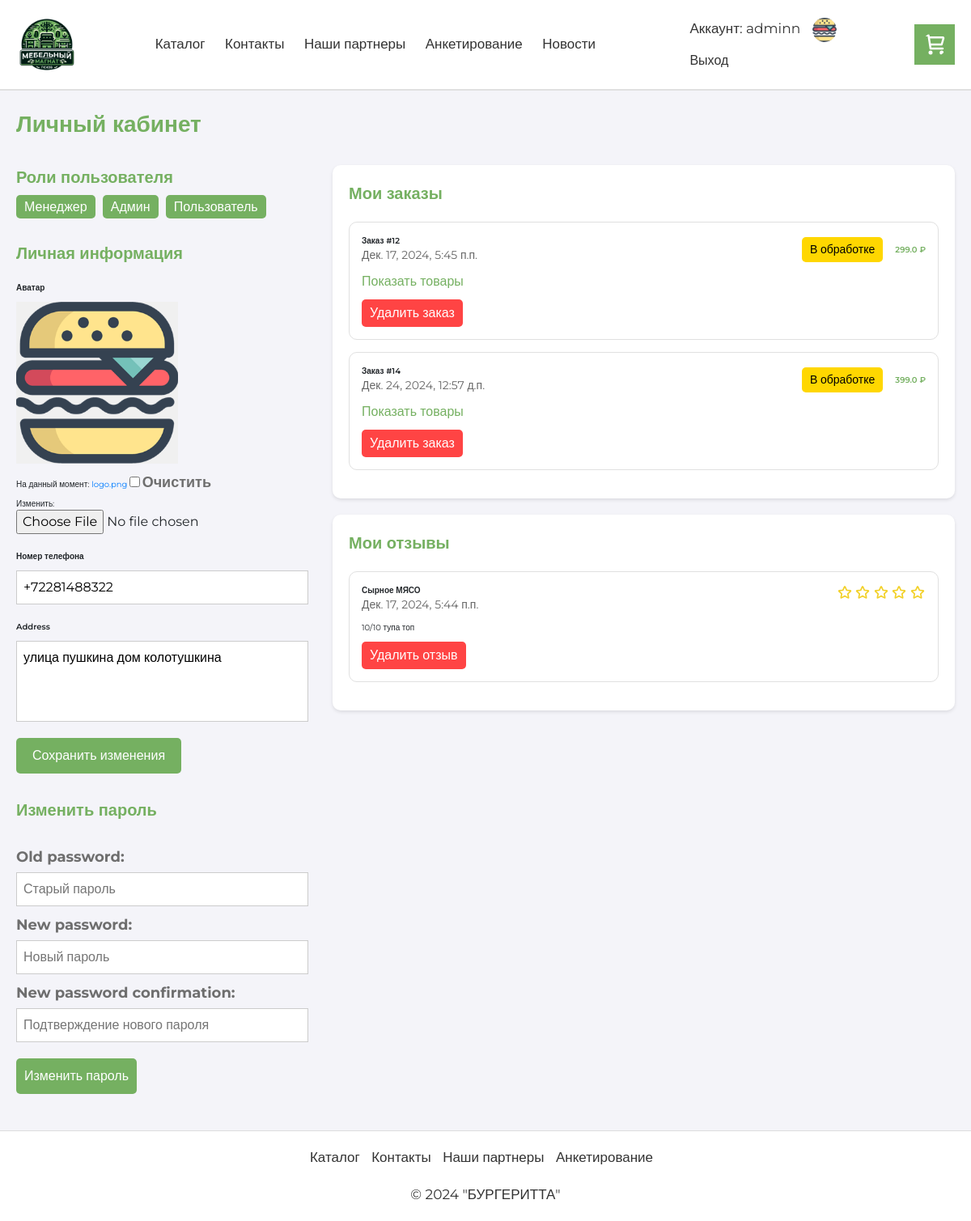
Screenshot of /cabinet/ (signed in) with the database file from the repository.
### app/models.py (models this page shows, shortened)
class UserProfile(models.Model):
    id = models.BigAutoField(primary_key=True)
    user = models.ForeignKey(User, on_delete=models.CASCADE)
    avatar = models.FileField(upload_to='avatars/', null=True, blank=True)
    phone = models.CharField(max_length=15, null=True, blank=True, verbose_name='Номер телефона')
    address = models.TextField(null=True, blank=True, verbose_name='Адрес доставки')

class Order(models.Model):
    STATUS_CHOICES = [
        ('pending', 'В обработке'),
        ('ready', 'Готов'),
        ('completed', 'Выполнен'),
        ('cancelled', 'Отменён')
    ]
    id = models.BigAutoField(primary_key=True)
    user = models.ForeignKey(User, on_delete=models.CASCADE)
    created_at = models.DateTimeField(auto_now_add=True)
    status = models.CharField(max_length=20, choices=STATUS_CHOICES, default='pending')

class Review(models.Model):
    id = models.BigAutoField(primary_key=True)
    product = models.ForeignKey(Product, on_delete=models.CASCADE)
    user = models.ForeignKey(User, on_delete=models.CASCADE)
    text = models.TextField()
    grade = models.IntegerField(choices=[(i, i) for i in range(1, 6)])
    created_at = models.DateTimeField(auto_now_add=True)

class Product(models.Model):
    id = models.BigAutoField(primary_key=True)
    category = models.ForeignKey(Category, on_delete=models.CASCADE)
    name = models.CharField(max_length=255)
    price = models.FloatField()
    remain = models.IntegerField()
    description = models.TextField(null=True, blank=True)

### app/views.py (the view)
# urls.py: path('cabinet/', views.cabinet, name='cabinet'),
@login_required
def cabinet(request):
    user_profile = UserProfile.objects.filter(user=request.user).first()
    if request.method == 'POST' and 'password_change' in request.POST:
        password_form = BootstrapPasswordChangeForm(request.user, request.POST)
        if password_form.is_valid():
            user = password_form.save()
            update_session_auth_hash(request, user)
            return redirect('cabinet')
    else:
        password_form = BootstrapPasswordChangeForm(request.user)
    if request.method == 'POST' and 'profile_update' in request.POST:
        profile_form = UserProfileForm(request.POST, request.FILES, instance=user_profile)
        if profile_form.is_valid():
            if user_profile:
                profile = profile_form.save(commit=False)
                if 'avatar' in request.FILES:
                    profile.avatar = request.FILES['avatar']
                profile.save()
            else:
                profile = profile_form.save(commit=False)
                profile.user = request.user
                profile.save()
            return redirect('cabinet')
    else:
        profile_form = UserProfileForm(instance=user_profile)
    active_orders = Order.objects.filter(user=request.user)
    user_reviews = Review.objects.filter(user=request.user)
    for order in active_orders:
        order.items = OrderProduct.objects.filter(order=order)
        order.total_cost = sum(item.price * item.count for item in order.items)
    context = {
        "title": "Кабинет",
        "active_orders": active_orders,
        "form": password_form,
        "profile_form": profile_form,
        "avatar": user_profile if user_profile and user_profile.avatar else None,
        "reviews": user_reviews,
        "user_groups": request.user.groups.all()
    }
    return render(request, 'app/cabinet.html', context)

### app/templates/app/cabinet.html (shortened to what this page needs)
{% extends "app/layout.html" %}
{% load static %}
{% block content %}
<div style="margin: 20px 0">
    <div style="font-size: 28px; color: #75b061; font-weight: 600; margin-bottom: 30px;">
        Личный кабинет
    </div>
</div>
<div class="cabinet-container">
    <div class="left-column">
        <div style="margin-bottom: 30px;">
            <div style="font-size: 20px; color: #75b061; font-weight: 600; margin-bottom: 10px;">
                Роли пользователя
            </div>
            <div style="font-size: 16px;">
                {% if user_groups %}
                    {% for group in user_groups %}
                        <span style="background-color: #75b061; color: white; padding: 5px 10px; border-radius: 5px; margin-right: 5px;">{{ group.name }}</span>
                    {% endfor %}
                {% else %}
                    <span style="color: #666;">Нет назначенных ролей</span>
                {% endif %}
            </div>
        </div>
        <div style="margin-bottom: 30px;">
            <div style="font-size: 20px; color: #75b061; font-weight: 600; margin-bottom: 20px;">
                Личная информация
            </div>
            <form method="post" enctype="multipart/form-data" class="profile-form">
                <div style="margin-bottom: 20px;">
                    <div style="font-weight: 600; margin-bottom: 10px;">Аватар</div>
                    {% if avatar %}
                        <div class="avatar-container" style="margin-bottom: 10px;">
                            <img src="{{ avatar.avatar.url }}" alt="Avatar" class="avatar-image">
                        </div>
                    {% else %}
                        <div class="avatar-container" style="margin-bottom: 10px;">
                            <div class="avatar-placeholder">Нет аватарки</div>
                        </div>
                    {% endif %}
                    {{ profile_form.avatar }}
                </div>
                <div style="margin-bottom: 20px;">
                    <div style="font-weight: 600; margin-bottom: 10px;">Номер телефона</div>
                    {{ profile_form.phone }}
                </div>
                <div style="margin-bottom: 20px;">
                    <div style="font-weight: 600; margin-bottom: 10px;">{{ profile_form.address.label }}</div>
                    {{ profile_form.address }}
                </div>
                <button type="submit" style="background-color: #75b061; color: white; border: none; border-radius: 5px; padding: 10px 20px; cursor: pointer;">
                    Сохранить изменения
                </button>
            </form>
        </div>
        <div style="margin-bottom: 30px;">
            <div style="font-size: 20px; color: #75b061; font-weight: 600; margin-bottom: 30px;">
                Изменить пароль
            </div>
            <form method="post" style="max-width: 500px;">
                {{ form.as_p }}
                <button type="submit" style="margin-top: 10px; padding: 10px; border: none; border-radius: 5px; background-color: #75b061; color: #fff; font-size: 16px; cursor: pointer;">Изменить пароль</button>
            </form>
        </div>
    </div>
    <div class="right-column">
        <div class="orders-container">
            <div style="font-size: 20px; color: #75b061; font-weight: 600; margin-bottom: 20px;">
                Мои заказы
            </div>
            {% if active_orders %}
                {% for order in active_orders %}
                    <div style="border: 1px solid #e0e0e0; border-radius: 10px; padding: 15px; margin-bottom: 15px;">
                        <div style="display: flex; justify-content: space-between; align-items: center; margin-bottom: 10px;">
                            <div>
                                <div style="font-weight: 600;">Заказ #{{ order.id }}</div>
                                <div style="color: #666; font-size: 14px;">{{ order.created_at }}</div>
                            </div>
                            <div style="display: flex; align-items: center; gap: 15px;">
                                <div class="order-status" style="padding: 5px 10px; border-radius: 5px; font-size: 14px;
                                    {% if order.status == 'pending' %}
                                        background-color: #ffd700; color: #000;
                                    {% elif order.status == 'ready' %}
                                        background-color: #90EE90; color: #000;
                                    {% elif order.status == 'completed' %}
                                        background-color: #75b061; color: #fff;
                                    {% else %}
                                        background-color: #ff6b6b; color: #fff;
                                    {% endif %}">
                                    {% if order.status == 'pending' %}
                                        В обработке
                                    {% elif order.status == 'ready' %}
                                        Готов
                                    {% elif order.status == 'completed' %}
                                        Выполнен
                                    {% else %}
                                        Отменён
                                    {% endif %}
                                </div>
                                <div style="font-weight: 600; color: #75b061;">{{ order.total_cost }} ₽</div>
                            </div>
                        </div>
                        <div>
                            <button onclick="toggleOrderItems('{{ order.id }}')" style="background: none; border: none; color: #75b061; cursor: pointer; padding: 0;">
                                Показать товары
                            </button>
                        </div>
                        <button onclick="deleteOrder('{{ order.id }}')" style="background-color: #ff4444; color: white; border: none; border-radius: 5px; padding: 5px 10px; margin-top: 10px; cursor: pointer;">
                            Удалить заказ
                        </button>
                    </div>
                {% endfor %}
            {% else %}
                <div style="text-align: center; color: #666; padding: 20px;">
                    У вас пока нет заказов
                </div>
            {% endif %}
        </div>
        {% if reviews %}
        <div class="orders-container" style="margin-top: 20px;">
            <div style="font-size: 20px; color: #75b061; font-weight: 600; margin-bottom: 20px;">
                Мои отзывы
            </div>
            {% for review in reviews %}
                <div style="border: 1px solid #e0e0e0; border-radius: 10px; padding: 15px; margin-bottom: 15px;">
                    <div style="display: flex; justify-content: space-between; margin-bottom: 10px;">
                        <div>
                            <div style="font-weight: 600;">{{ review.product.name }}</div>
                            <div style="color: #666; font-size: 14px;">{{ review.created_at }}</div>
                        </div>
                        <div>
                            {% for i in "12345" %}
                                {% if forloop.counter <= review.grade %}
                                    <img src="{% static 'app/content/star.svg' %}" alt="star" style="width: 20px; height: 20px;">
                                {% endif %}
                            {% endfor %}
                        </div>
                    </div>
                    <div style="margin: 10px 0;">{{ review.text }}</div>
                    <button onclick="deleteReview('{{ review.id }}')" style="background-color: #ff4444; color: white; border: none; border-radius: 5px; padding: 5px 10px; cursor: pointer;">
                        Удалить отзыв
                    </button>
                </div>
            {% endfor %}
        </div>
        {% endif %}
    </div>
</div>
{% endblock %}

### app/templates/app/layout.html (shortened to what this page needs)
<!DOCTYPE html>
<html>
<head>
    {% load static %}
    <link rel="stylesheet" type="text/css" href="{% static 'app/content/bootstrap.min.css' %}" />
    <link rel="stylesheet" type="text/css" href="{% static 'app/content/site.css' %}" />
    <link href="https://maxcdn.bootstrapcdn.com/bootstrap/4.5.2/css/bootstrap.min.css" rel="stylesheet">
</head>
<body>
    <div class="main_layout_container">
        <div class="main_layout_header_box">
            <div class="inner_container">
                <header class="header" style="background-color: white; font-size: 17px !important; border-bottom: 2px solid #e0e0e0;">
                    <div class="image_main_logo">
                        <a href="{% url 'home' %}">
                            <img class="image image_main_logo" src="{% static 'app/content/logo.png' %}" alt="logo" />
                        </a>
                    </div>
                    <nav class="nav">
                        <ul>
                            <li><a href="{% url 'catalog' %}">Каталог</a></li>
                            <li><a href="{% url 'contact' %}">Контакты</a></li>
                            <li><a href="{% url 'partners' %}">Наши партнеры</a></li>
                            <li><a href="{% url 'anketa' %}">Анкетирование</a></li>
                            <li><a href="{% url 'news' %}">Новости</a></li>
                        </ul>
                    </nav>
                    <div style="display: flex; flex-direction: column; font-size: 17px !important;">
                        <div style="margin-bottom: 10px;">
                            {% if user.is_authenticated %}
                            <a href="{% url 'cabinet' %}" style="text-decoration: none; color: #333;">Аккаунт: {{ user.username }}</a>
                            {% if avatar and avatar.avatar %}
                            <img src="{{ avatar.avatar.url }}" alt="Avatar" style="width: 30px; height: 30px; border-radius: 50%; margin-left: 10px;">
                            {% endif %}
                            {% else %}
                            <a href="{% url 'login' %}" style="text-decoration: none; color: #333;">Вход</a>
                            {% endif %}
                        </div>
                        <div>
                            {% if user.is_authenticated %}
                            <form action="{% url 'logout' %}" method="post" style="margin: 0;">
                                <button type="submit" style="background: none; border: none; color: #333; text-decoration: none; padding: 0; cursor: pointer;">Выход</button>
                            </form>
                            {% else %}
                            <a href="{% url 'registration' %}" style="text-decoration: none; color: #333;">Регистрация</a>
                            {% endif %}
                        </div>
                    </div>
                    <a href="{% url 'cart' %}">
                        <div style="position: relative; display: inline-block;">
                            <button class="add-to-cart-button">
                                <img src="{% static 'app/content/cart.svg' %}" alt="Корзина" style="width: 30px; object-fit: cover; border-radius: 20px;" />
                            </button>
                        </div>
                    </a>
                </header>
            </div>
        </div>
        <div class="main_layout_children_box">
            <div class="main_page_container">
                {% block content %}{% endblock %}
            </div>
        </div>
        <div class="main_layout_footer_box">
            <div class="inner_container">
                <footer class="footer" style="font-size: 17px !important;">
                    <div class="footer__content">
                        <div class="footer__links">
                            <ul>
                                <li><a href="{% url 'catalog' %}">Каталог</a></li>
                                <li><a href="{% url 'contact' %}">Контакты</a></li>
                                <li><a href="{% url 'partners' %}">Наши партнеры</a></li>
                                <li><a href="{% url 'anketa' %}">Анкетирование</a></li>
                            </ul>
                        </div>
                    </div>
                    <div class="footer__copyright">
                        &copy; 2024 "БУРГЕРИТТА"
                    </div>
                </footer>
            </div>
        </div>
    </div>
</body>
</html>

### rows the page displays
UserProfile: avatar (picture), phone "+72281488322", address "улица пушкина дом колотушкина"
Order: id "12", created_at "Дек. 17, 2024, 5:45 п.п.", status "В обработке", total_cost "299.0"
Order: id "14", created_at "Дек. 24, 2024, 12:57 д.п.", status "В обработке", total_cost "399.0"
Review: product.name "Сырное МЯСО", created_at "Дек. 17, 2024, 5:44 п.п.", grade 5 (drawn), text "10/10 тупа топ"

### other values shown
{{ user.username }} "adminn"
{{ group.name }} "Менеджер"
{{ group.name }} "Админ"
{{ group.name }} "Пользователь"
{{ profile_form.address.label }} "Address"
